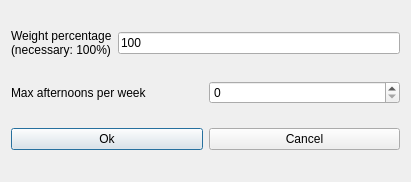
<?xml version="1.0" encoding="UTF-8"?>
<ui version="4.0">
 <class>ModifyConstraintTeachersMaxAfternoonsPerWeekForm_template</class>
 <widget class="QDialog" name="ModifyConstraintTeachersMaxAfternoonsPerWeekForm_template">
  <property name="geometry">
   <rect>
    <x>0</x>
    <y>0</y>
    <width>411</width>
    <height>182</height>
   </rect>
  </property>
  <property name="windowTitle">
   <string extracomment="This is the title of the dialog to modify a constraint of this type">Modify teachers max afternoons per week</string>
  </property>
  <layout class="QGridLayout" name="gridLayout">
   <item row="0" column="0">
    <layout class="QHBoxLayout" name="horizontalLayout">
     <item>
      <widget class="QLabel" name="weightTextLabel">
       <property name="frameShape">
        <enum>QFrame::NoFrame</enum>
       </property>
       <property name="frameShadow">
        <enum>QFrame::Plain</enum>
       </property>
       <property name="text">
        <string>Weight percentage
(necessary: 100%)</string>
       </property>
       <property name="wordWrap">
        <bool>false</bool>
       </property>
      </widget>
     </item>
     <item>
      <widget class="QLineEdit" name="weightLineEdit">
       <property name="text">
        <string notr="true">100</string>
       </property>
      </widget>
     </item>
    </layout>
   </item>
   <item row="1" column="0">
    <layout class="QHBoxLayout" name="horizontalLayout_2">
     <item>
      <widget class="QLabel" name="maxAfternoonsTextLabel">
       <property name="frameShape">
        <enum>QFrame::NoFrame</enum>
       </property>
       <property name="frameShadow">
        <enum>QFrame::Plain</enum>
       </property>
       <property name="text">
        <string>Max afternoons per week</string>
       </property>
       <property name="wordWrap">
        <bool>false</bool>
       </property>
      </widget>
     </item>
     <item>
      <widget class="QSpinBox" name="maxAfternoonsSpinBox"/>
     </item>
    </layout>
   </item>
   <item row="2" column="0">
    <layout class="QHBoxLayout" name="horizontalLayout_3">
     <item>
      <widget class="QPushButton" name="okPushButton">
       <property name="text">
        <string>Ok</string>
       </property>
      </widget>
     </item>
     <item>
      <widget class="QPushButton" name="cancelPushButton">
       <property name="text">
        <string>Cancel</string>
       </property>
      </widget>
     </item>
    </layout>
   </item>
  </layout>
 </widget>
 <layoutdefault spacing="6" margin="11"/>
 <resources/>
 <connections/>
</ui>
